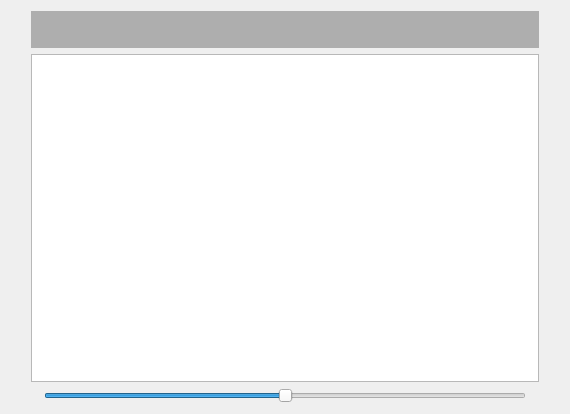
<?xml version="1.0" encoding="UTF-8"?>
<ui version="4.0">
 <class>PicViewWindow</class>
 <widget class="QWidget" name="PicViewWindow">
  <property name="geometry">
   <rect>
    <x>0</x>
    <y>0</y>
    <width>570</width>
    <height>414</height>
   </rect>
  </property>
  <property name="windowTitle">
   <string>PicViewWindow</string>
  </property>
  <layout class="QVBoxLayout" name="verticalLayout_2">
   <item>
    <layout class="QGridLayout" name="gridLayout">
     <item row="0" column="1">
      <widget class="QLabel" name="imgInform">
       <property name="font">
        <font>
         <family>微软雅黑</family>
         <pointsize>20</pointsize>
         <weight>75</weight>
         <bold>true</bold>
        </font>
       </property>
       <property name="styleSheet">
        <string notr="true">background-color: rgb(174, 174, 174);</string>
       </property>
       <property name="text">
        <string/>
       </property>
       <property name="alignment">
        <set>Qt::AlignCenter</set>
       </property>
      </widget>
     </item>
     <item row="1" column="2">
      <spacer name="verticalSpacer">
       <property name="orientation">
        <enum>Qt::Vertical</enum>
       </property>
       <property name="sizeHint" stdset="0">
        <size>
         <width>20</width>
         <height>40</height>
        </size>
       </property>
      </spacer>
     </item>
     <item row="1" column="0">
      <spacer name="verticalSpacer_2">
       <property name="orientation">
        <enum>Qt::Vertical</enum>
       </property>
       <property name="sizeHint" stdset="0">
        <size>
         <width>20</width>
         <height>40</height>
        </size>
       </property>
      </spacer>
     </item>
     <item row="2" column="1">
      <layout class="QHBoxLayout" name="horizontalLayout">
       <item>
        <widget class="QLabel" name="labelZoomOut">
         <property name="text">
          <string/>
         </property>
         <property name="textFormat">
          <enum>Qt::RichText</enum>
         </property>
         <property name="pixmap">
          <pixmap resource="Resources/iconsHuman.qrc">:/images/images/zoomout.png</pixmap>
         </property>
         <property name="scaledContents">
          <bool>true</bool>
         </property>
         <property name="alignment">
          <set>Qt::AlignCenter</set>
         </property>
        </widget>
       </item>
       <item>
        <widget class="QSlider" name="zoomControl">
         <property name="maximum">
          <number>800</number>
         </property>
         <property name="pageStep">
          <number>10</number>
         </property>
         <property name="value">
          <number>400</number>
         </property>
         <property name="orientation">
          <enum>Qt::Horizontal</enum>
         </property>
        </widget>
       </item>
       <item>
        <widget class="QLabel" name="labelZoomIn">
         <property name="text">
          <string/>
         </property>
         <property name="textFormat">
          <enum>Qt::RichText</enum>
         </property>
         <property name="pixmap">
          <pixmap resource="Resources/iconsHuman.qrc">:/images/images/zoomin.png</pixmap>
         </property>
         <property name="scaledContents">
          <bool>true</bool>
         </property>
         <property name="alignment">
          <set>Qt::AlignCenter</set>
         </property>
        </widget>
       </item>
      </layout>
     </item>
     <item row="1" column="1">
      <widget class="MainWinGraphView" name="graphicsView"/>
     </item>
    </layout>
   </item>
  </layout>
 </widget>
 <layoutdefault spacing="6" margin="11"/>
 <customwidgets>
  <customwidget>
   <class>MainWinGraphView</class>
   <extends>QGraphicsView</extends>
   <header>mainwingraphview.h</header>
  </customwidget>
 </customwidgets>
 <resources>
  <include location="Resources/iconsHuman.qrc"/>
 </resources>
 <connections/>
</ui>
